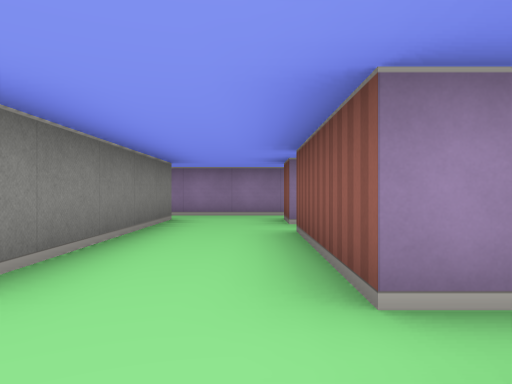
View 1 (above)

17 first-person views from a walk through a cub3D ray-caster map. The camera is about half as high as the walls, looks level and sees 70° across. The floor is counted in squares. Each view is taken from the middle of a square. On the plan, view 1 faces up. The plan holds only what a view shows up to about 9 squares ahead; the rest is blank. The place goes on beyond the plan.

View 2
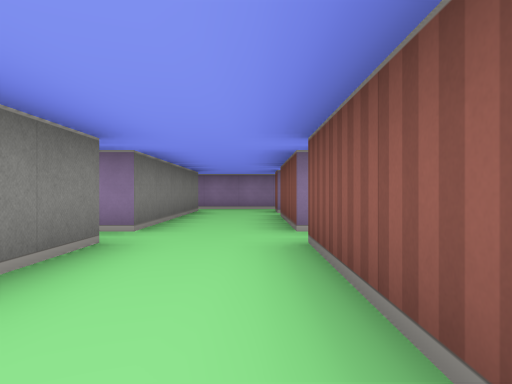

View 3
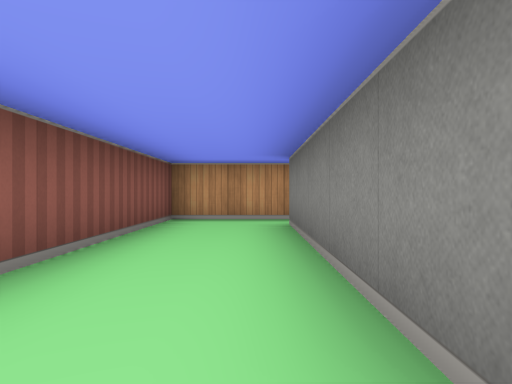

View 4
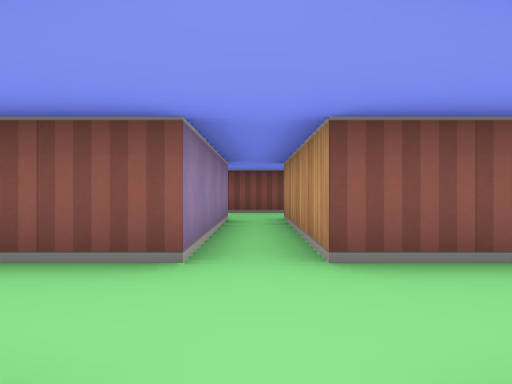

View 5
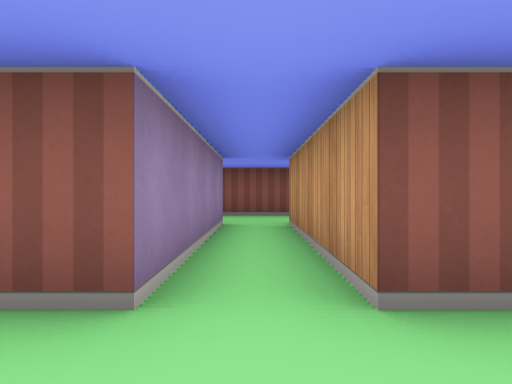

View 6
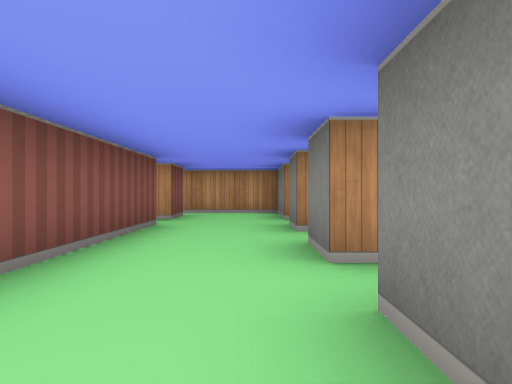

View 7
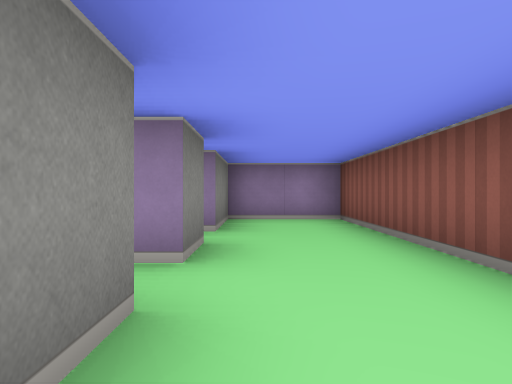

View 8
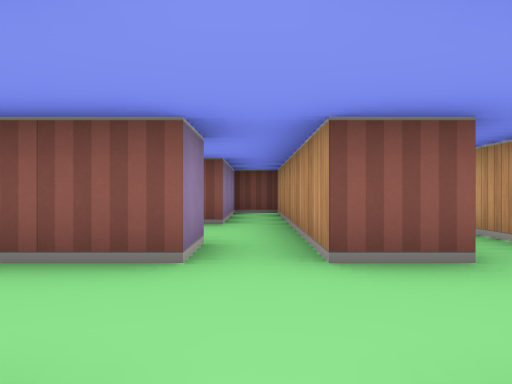

View 9
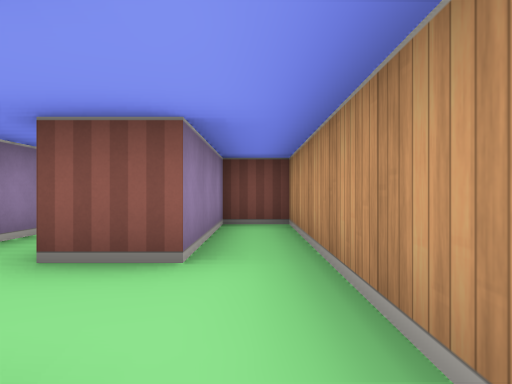

View 10
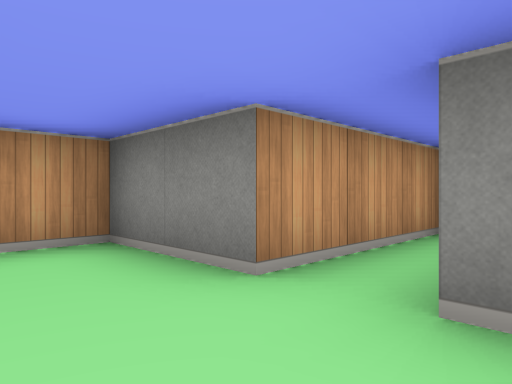

View 11
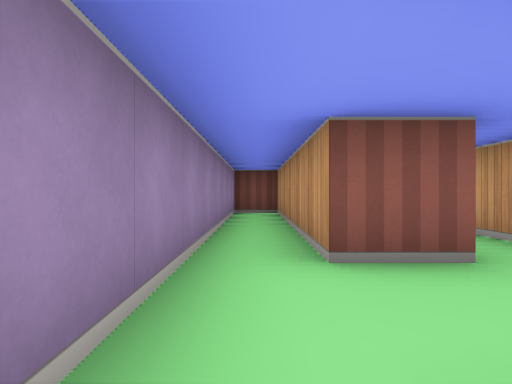

View 12
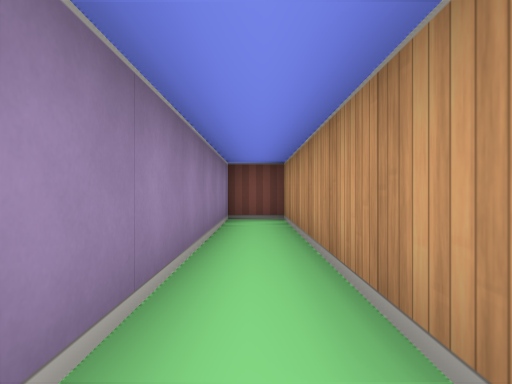

View 13
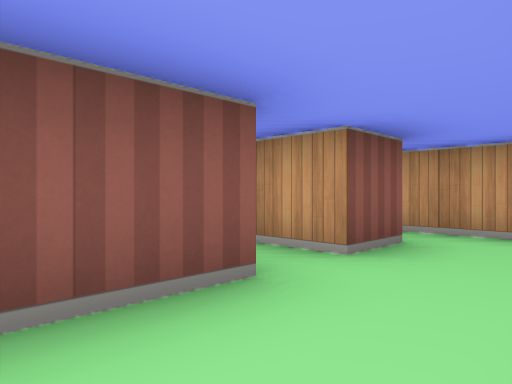

View 14
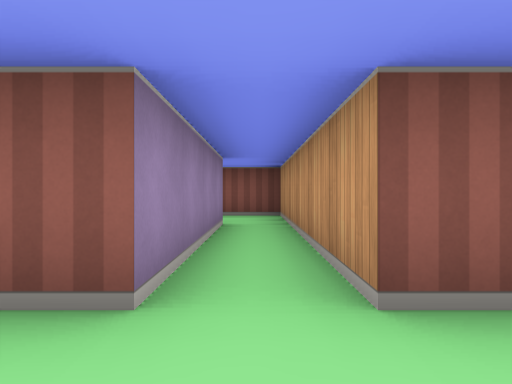

View 15
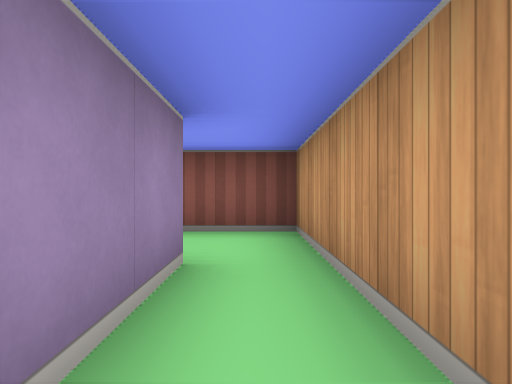

View 16
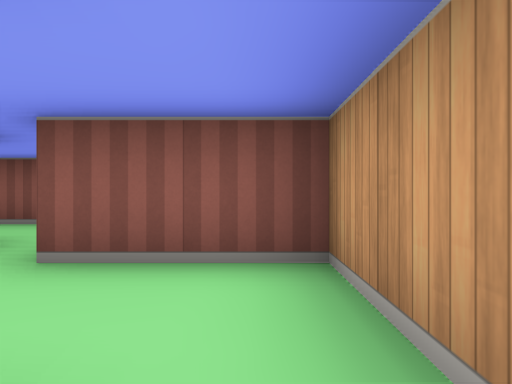

View 17
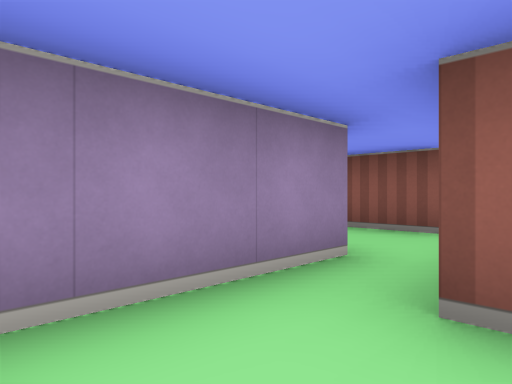

### Floor plan
Points are (right, up) in squares from view 1. A wall is a line through its corners. A room is listed if a view was taken in it or the views show most of it. See-through windows are left out.
Room 1 (views 1, 2, 3, 4, 5, 10)
walls: (-1.5, 0.5) (-1.5, -4.4); (1.5, 4.5) (2.2, 4.5); (4.5, 2.5) (4.5, 1.5) (0.5, 1.5) (0.5, 4.5); (-1.5, 5.5) (-1.5, 1.5) (-2, 1.5); (6.5, -0.5) (6.5, 2.5); (-1.6, -5.5) (0.5, -5.5) (0.5, 0.5) (4.5, 0.5) (4.5, -0.5)
ways out: opening at (5.5, 2) to room 2; opening at (5.5, 0) to room 3; opening at (-0.5, 6) to room 4; opening at (-2, -5); opening at (-2, 1)
Room 2 (view 6)
walls: (6.5, 2.5) (6.5, 5.5) (4.5, 5.5) (4.5, 3.5)
ways out: opening at (5.5, 2) to room 1
Room 3 (views 7, 8, 9)
walls: (6.5, -2.6) (6.5, -1.5) (7.5, -1.5); (7.5, -0.5) (6.5, -0.5); (1.5, -1.5) (4.5, -1.5) (4.5, -2.5)
ways out: opening at (5.5, 0) to room 1; opening at (7, -1) to room 7; opening at (5.5, -2)
Room 4 (views 11, 12)
walls: (0.5, 5.4) (0.5, 6.5) (6.5, 6.5) (6.5, 7.5) (-1.8, 7.5); (-1.5, 6.5) (-1.5, 5.5)
ways out: opening at (-0.5, 6) to room 1; opening at (-2, 7)
Room 5 (views 13, 14, 15, 16)
walls: (9.5, -0.5) (9.5, 0.5) (15.5, 0.5) (15.5, 1.5); (13.5, 1.5) (9.5, 1.5) (9.5, 2.8)
ways out: opening at (14.5, 2) to room 6; opening at (8.5, 0) to room 7
Room 6 (view 17)
walls: (15.6, 3.5) (14.2, 3.5); (15.5, 1.5) (15.5, 2.5)
ways out: opening at (14.5, 2) to room 5; opening at (16, 3)
Room 7 (no view inside)
walls: (7.5, -1.5) (12.5, -1.5) (12.5, -0.5) (9.5, -0.5)
ways out: opening at (7, -1) to room 3; opening at (8.5, 0) to room 5

Where each view was taken, in squares from view 1:
view 1: 0 up, 0 right, facing up
view 2: 3 down, 0 right, facing up
view 3: 1 up, 1 left, facing down
view 4: 1 up, 2 left, facing right
view 5: 1 up, 1 left, facing right
view 6: 5 up, 5 right, facing down
view 7: 1 down, 5 right, facing up
view 8: 1 down, 4 right, facing right
view 9: 1 down, 7 right, facing right
view 10: 0 up, 6 right, facing down-left
view 11: 7 up, 2 left, facing right
view 12: 7 up, 0 right, facing right
view 13: 3 up, 8 right, facing down-right
view 14: 1 up, 8 right, facing right
view 15: 1 up, 11 right, facing right
view 16: 1 up, 13 right, facing right
view 17: 2 up, 14 right, facing up-right
